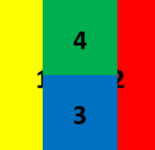
#> input picture src/img/4-1.png, 155 x 150 px; its folder holds only this picture in this run
$ python -i libimgproc.py   (imports and definitions only)   (older library calls are emulated)
#> lines starting #> are read from the running program, lines starting #| are printed output that depends on the picture; after the words box and inside, x2 and y2 are one past the last pixel; in counts of white or black regions, pixels touching at a corner belong together
#> further down, picture is the input picture: shape (150, 155, 3); mean B, G, R 64.1, 137.7, 130.8
# -*- coding: utf-8 -*-
"""
libimgproc.py
  Library of functions for processing image frames recorded during block
  study trials

AUTHOR
  Jonathan D. Jones
"""


import cv2
import numpy as np
from matplotlib import pyplot as plt
import os
import glob
import subprocess


def drawKeyPoints(frame):
    """
    Use a simple blob detector to estimate block locations and poses in a given
    BGR video frame

    Args:
    -----
    [np array] frame: h-by-w-by-3 numpy array representing a BGR video frame

    Returns:
    --------
    [np array] frame:
    """

    #"""
    # Set blob detector parameters. Since DUPLO blocks are simple primary
    # colors, we'll look for blobs in the individual B, G, R channels
    params = cv2.SimpleBlobDetector_Params()
    params.blobColor = 255
    # [7 lines of commented-out code are left out]

    """
    maxCorners = 20         # Don't return more corners than this
    qualityLevel = 0.05     # Max acceptable difference in quality from best corner
    minDistance = 5        # Minimum Euclidean distance between corners (in pixels)

    num_channels = frame.shape[2]
    for channel in range(num_channels):

        #blobs = blob_detector.detect(frame[:,:,channel])
        corners = cv2.goodFeaturesToTrack(frame[:,:,channel], maxCorners, qualityLevel, minDistance)
        corners = corners.astype(int)

        color = tuple(255 if j == channel else 0 for j in range(num_channels))
        radius = 2  # pixels
        for i in range(corners.shape[0]):
            corner_coords = tuple(corners[i][0])
            cv2.circle(frame, corner_coords, radius, color, -1)
    """

    lower_thresh = 250
    ratio = 2
    upper_thresh = lower_thresh * ratio

    ksize = (2,2)

    blurred = cv2.blur(frame, ksize)
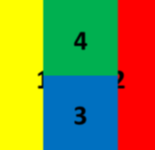
#> blurred: shape (150, 155, 3); mean B, G, R 64, 138.6, 130.8
    edge_frame = cv2.Canny(blurred, upper_thresh, lower_thresh)
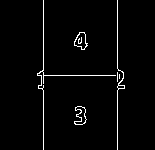
#> edge_frame: shape (150, 155); 2.5% white in thin lines or dots, all inside (x1, y1, x2, y2) = (37, 0, 125, 150)

    mode = cv2.RETR_TREE
    method = cv2.CHAIN_APPROX_SIMPLE
    contours, heirarchy = cv2.findContours(edge_frame, mode, method)
#> contours = 10 contours, 5 with area under 20; largest, box (x1, y1, x2, y2) and area: (74, 32, 88, 50) 143, (74, 32, 87, 50) 132, (74, 106, 87, 125) 120, (74, 106, 87, 125) 110, (117, 0, 125, 150) 28

    contour_rects = []
    poly_contours = []
    eps = 3
    for contour_idx, contour in enumerate(contours):
        contour_pts = contour[:,0,:]

        rect = cv2.minAreaRect(contour_pts)
        box = cv2.cv.BoxPoints(rect)
        box = np.int0(box)
        contour_rects.append(box)

        poly_contour = cv2.approxPolyDP(contour_pts, eps, True)
        poly_contours.append(poly_contour)
#> this loop made 10 passes
#> (rect, box, poly_contour) on passes 3 to 7: (((119, 76), (4, 0), -90), [[119, 78], [119, 78], [119, 74], [119, 74]], [[119, 74], [119, 78]]), (((117, 76.5), (9, 0), -90), [[117, 81], [117, 81], [117, 72], [117, 72]], [[117, 72], [117, 81]]), (((80.5, 40.5), (17, 13), -90), [[87, 49], [74, 49], [74, 32], [87, 32]], [[79, 32], [74, 45], [84, 49], [85, 34]]), (((81.7, 40.1), (15.65, 12.07), -63.43), [[83, 49], [72, 44], [79, 30], [90, 35]], [[80, 32], [85, 34], [83, 49], [74, 44]]), (((79.5, 40), (6, 3), -90), [[81, 43], [78, 43], [78, 37], [81, 37]], [[81, 37], [78, 43]])
#> (rect, box) on passes 1, 2, 8, 10: (((80, 115), (18, 12), -90), [[86, 124], [74, 124], [74, 106], [86, 106]]), (((80.38, 115.1), (18.31, 11.76), -85.91), [[85, 124], [73, 123], [75, 105], [86, 106]]), (((120.5, 74.5), (149, 7), -90), [[124, 149], [117, 149], [117, 0], [124, 0]]), (((43, 74.5), (103.2, 107.5), -43.83), [[42, 149], [-31, 71], [43, 0], [117, 77]])
#> after the loop, contour_rects = 10 items; poly_contours = 10 contours, 4 with area under 20; largest, box (x1, y1, x2, y2) and area: (74, 32, 86, 50) 121, (74, 32, 86, 50) 108, (74, 106, 86, 125) 96, (74, 106, 86, 125) 94, (37, 0, 116, 150) 64, (117, 0, 125, 150) 23

    contour_frame = np.zeros(frame.shape)
    for contour_idx, contour in enumerate(poly_contours):
        contour_pts = contours[contour_idx][:,0,:]

        # Determine closest color from interior of contour
        max_row = contour_pts[:,1].max()
        min_row = contour_pts[:,1].min()
        max_col = contour_pts[:,0].max()
        min_col = contour_pts[:,0].min()
        colors = frame[min_row:max_row, min_col:max_col, :]
        avg_color = np.mean(np.mean(colors, axis=0), axis=0)
        max_color = avg_color.argmax()
        color = np.zeros(avg_color.shape)
        color[max_color] = 255

        cv2.drawContours(contour_frame, poly_contours, contour_idx, color)
#> this loop made 10 passes
#> (max_row, min_row, max_col, min_col, avg_color, max_color) on passes 1, 2, 8, 10: (124, 106, 86, 74, [91.35, 53.03, 0], 0), (124, 106, 86, 74, [91.35, 53.03, 0], 0), (149, 0, 124, 117, [7.97, 8.51, 222.8], 2), (149, 0, 115, 37, [122.9, 148.4, 17.55], 1)
#> (contour, max_row, min_row, max_col, min_col, avg_color, max_color) on passes 5, 6, 7, 9: ([[79, 32], [74, 45], [84, 49], [85, 34]], 49, 32, 87, 74, [38.65, 85.74, 0], 1), ([[80, 32], [85, 34], [83, 49], [74, 44]], 49, 32, 86, 74, [35.8, 79.51, 0], 1), ([[81, 37], [78, 43]], 43, 37, 81, 78, [60.28, 133.5, 0], 1), ([[117, 86], [124, 87]], 88, 85, 124, 117, [11.29, 6.57, 35.95], 2)
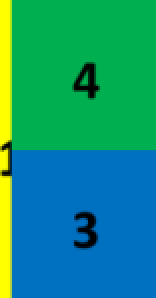
#> colors: shape (149, 78, 3) (shown 2 times larger); mean B, G, R 122.9, 148.4, 17.6
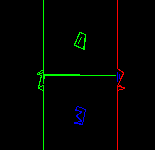
#> contour_frame: shape (150, 155, 3) float64; mean B, G, R 0.9, 4, 1.9

    """
    edges = edge_frame == 255

    labeled_frame = np.zeros(frame.shape)
    num_channels = frame.shape[2]
    for i in range(num_channels):
        channel = frame[:,:,i]
        channel[edges] = 0
        labeled_frame[:,:,i] = channel
    """

    return contour_frame


# [27 lines not run here, left out]

>>> import cv2
>>> picture = cv2.imread('src/img/4-1.png')
>>> result = drawKeyPoints(picture)

$ run again, on src/img/4-2.png
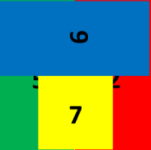
#> input picture src/img/4-2.png, 151 x 150 px
#> picture is the input picture: shape (150, 151, 3); mean B, G, R 104, 138, 94.4
#> in drawKeyPoints, `edge_frame = cv2.Canny(blurred, upper_thresh, lower_thresh)`:
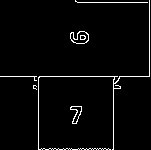
#> edge_frame: shape (150, 151); 3.1% white in thin lines or dots
#> contours = 10 contours, 6 with area under 20; largest, box (x1, y1, x2, y2) and area: (70, 31, 89, 44) 159, (70, 31, 89, 44) 145, (70, 106, 82, 124) 94, (70, 106, 82, 124) 80
#> the loop in drawKeyPoints, `for contour_idx, contour in enumerate(contours):` made 10 passes
#> (rect, box) on passes 1, 5, 6, 9, 10: (((75.5, 114.5), (17, 11), -90), [[81, 123], [70, 123], [70, 106], [81, 106]]), (((79, 37), (12, 18), -90), [[88, 43], [70, 43], [70, 31], [88, 31]]), (((79, 37), (12, 18), -90), [[88, 43], [70, 43], [70, 31], [88, 31]]), (((93.5, 74.5), (149, 111), -90), [[149, 149], [38, 149], [38, 0], [149, 0]]), (((111, 1.97), (1.94, 72.03), -88.41), [[146, 3], [74, 1], [75, 0], [147, 2]])
#> after the loop in drawKeyPoints, `for contour_idx, contour in enumerate(contours):`: contour_rects = 10 items; poly_contours = 10 contours, 5 with area under 20; largest, box (x1, y1, x2, y2) and area: (38, 0, 150, 150) 125, (70, 31, 89, 43) 110, (70, 31, 89, 44) 100, (70, 106, 82, 124) 71, (70, 106, 81, 124) 28
#> the loop in drawKeyPoints, `for contour_idx, contour in enumerate(poly_contours):` made 10 passes
#> (contour, max_row, min_row, max_col, min_col, avg_color, max_color) on passes 2, 3, 4, 7, 8: ([[80, 106], [73, 123], [77, 110], [70, 108]], 123, 106, 81, 70, [0, 137.4, 137.4], 1), ([[33, 85], [36, 89]], 89, 85, 36, 33, [25.5, 57.58, 0], 1), ([[0, 76], [33, 76], [36, 80], [36, 76]], 80, 76, 36, 0, [76.56, 163.4, 0], 1), ([[80, 35], [80, 39], [85, 38]], 39, 35, 85, 80, [176.2, 102.5, 0], 0), ([[80, 38], [85, 37]], 39, 35, 85, 80, [176.2, 102.5, 0], 0)
#> after the loop in drawKeyPoints, `for contour_idx, contour in enumerate(poly_contours):`:
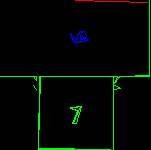
#> contour_frame: shape (150, 151, 3) float64; mean B, G, R 1, 7.2, 0.8

$ run again, on src/img/4-3.png
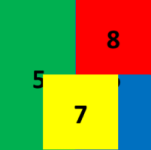
#> input picture src/img/4-3.png, 151 x 150 px
#> picture is the input picture: shape (150, 151, 3); mean B, G, R 52.4, 143, 124
#> in drawKeyPoints, `edge_frame = cv2.Canny(blurred, upper_thresh, lower_thresh)`:
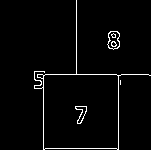
#> edge_frame: shape (150, 151); 2.8% white in thin lines or dots, all inside (x1, y1, x2, y2) = (34, 0, 151, 150)
#> contours = 12 contours, 5 with area under 20; largest, box (x1, y1, x2, y2) and area: (34, 0, 151, 150) 5580, (43, 74, 119, 150) 5548, (107, 31, 120, 50) 174, (107, 31, 120, 50) 160, (75, 106, 87, 124) 90, (75, 106, 87, 124) 78, (111, 41, 117, 47) 20
#> the loop in drawKeyPoints, `for contour_idx, contour in enumerate(contours):` made 12 passes
#> (rect, box, poly_contour) on passes 1, 2, 4: (((120, 82), (4, 0), -90), [[120, 84], [120, 84], [120, 80], [120, 80]], [[120, 80], [120, 84]]), (((113, 40), (18, 12), -90), [[119, 49], [107, 49], [107, 31], [119, 31]], [[110, 31], [108, 47], [117, 48], [119, 33]]), (((113.5, 43.5), (5, 5), -90), [[116, 46], [111, 46], [111, 41], [116, 41]], [[112, 41], [115, 46]])
#> after the loop in drawKeyPoints, `for contour_idx, contour in enumerate(contours):`: contour_rects = 12 items; poly_contours = 12 contours, 6 with area under 20; largest, box (x1, y1, x2, y2) and area: (34, 0, 151, 150) 5728, (43, 74, 119, 150) 5404, (107, 31, 120, 50) 148, (108, 31, 120, 49) 142, (75, 106, 87, 124) 68, (75, 106, 86, 124) 28
#> the loop in drawKeyPoints, `for contour_idx, contour in enumerate(poly_contours):` made 12 passes
#> (contour, max_row, min_row, max_col, min_col, avg_color, max_color) on passes 2, 4, 5, 6, 7: ([[110, 31], [108, 47], [117, 48], [119, 33]], 49, 31, 119, 107, [0, 0, 97.27], 2), ([[112, 41], [115, 46]], 46, 41, 116, 111, [0, 0, 183.9], 2), ([[113, 41], [114, 46]], 46, 41, 116, 111, [0, 0, 183.9], 2), ([[111, 34], [115, 37]], 37, 33, 115, 111, [0, 0, 193.7], 2), ([[113, 33], [114, 37]], 37, 33, 115, 111, [0, 0, 193.7], 2)
#> after the loop in drawKeyPoints, `for contour_idx, contour in enumerate(poly_contours):`:
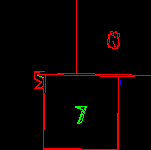
#> contour_frame: shape (150, 151, 3) float64; mean B, G, R 0.1, 0.9, 8.7

$ run again, on src/img/6-1.png
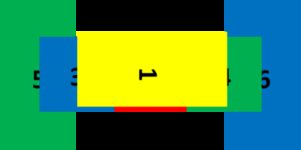
#> input picture src/img/6-1.png, 301 x 150 px
#> picture is the input picture: shape (150, 301, 3); mean B, G, R 69.5, 136.7, 65.8
#> in drawKeyPoints, `edge_frame = cv2.Canny(blurred, upper_thresh, lower_thresh)`:
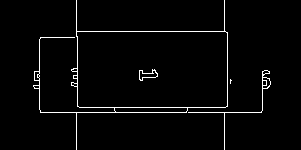
#> edge_frame: shape (150, 301); 2.6% white in thin lines or dots, all inside (x1, y1, x2, y2) = (33, 0, 271, 150)
#> contours = 16 contours, 8 with area under 20; largest, box (x1, y1, x2, y2) and area: (33, 0, 228, 150) 11878, (76, 31, 228, 108) 11398, (114, 107, 188, 113) 360, (139, 69, 158, 81) 102, (188, 70, 271, 150) 102, (139, 70, 158, 81) 92, (262, 77, 271, 89) 52, (34, 71, 40, 81) 36
#> the loop in drawKeyPoints, `for contour_idx, contour in enumerate(contours):` made 16 passes
#> (rect, box, poly_contour) on passes 3, 5, 7: (((264, 82.5), (5, 4), -90), [[266, 85], [262, 85], [262, 80], [266, 80]], [[262, 81], [266, 84]]), (((265.3, 71.68), (7.03, 3.88), -14.04), [[262, 74], [261, 70], [268, 68], [269, 72]], [[262, 73], [269, 72]]), (((150.5, 109.5), (5, 73), -90), [[187, 112], [114, 112], [114, 107], [187, 107]], [[114, 108], [187, 110], [116, 112]])
#> after the loop in drawKeyPoints, `for contour_idx, contour in enumerate(contours):`: contour_rects = 16 items; poly_contours = 16 contours, 8 with area under 20; largest, box (x1, y1, x2, y2) and area: (33, 0, 228, 150) 11936, (76, 31, 228, 108) 11067, (188, 71, 271, 150) 156, (114, 108, 188, 113) 144, (139, 70, 158, 81) 116, (139, 69, 158, 80) 114, (262, 77, 271, 89) 34, (34, 71, 40, 81) 33
#> the loop in drawKeyPoints, `for contour_idx, contour in enumerate(poly_contours):` made 16 passes
#> (contour, max_row, min_row, max_col, min_col, avg_color, max_color) on passes 3, 5, 7, 8, 9: ([[262, 81], [266, 84]], 85, 80, 266, 262, [175.8, 102.2, 0], 0), ([[262, 73], [269, 72]], 74, 70, 269, 262, [60.89, 35.11, 0], 0), ([[114, 108], [187, 110], [116, 112]], 112, 107, 187, 114, [1.54, 4.73, 252.2], 2), ([[33, 86], [39, 87]], 88, 85, 39, 33, [15.78, 35.44, 0], 1), ([[71, 83], [77, 85]], 86, 82, 77, 71, [61.67, 37.5, 1.83], 0)
#> after the loop in drawKeyPoints, `for contour_idx, contour in enumerate(poly_contours):`:
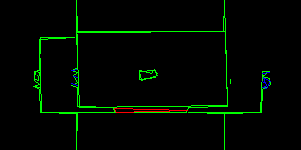
#> contour_frame: shape (150, 301, 3) float64; mean B, G, R 0.3, 8.4, 0.7
